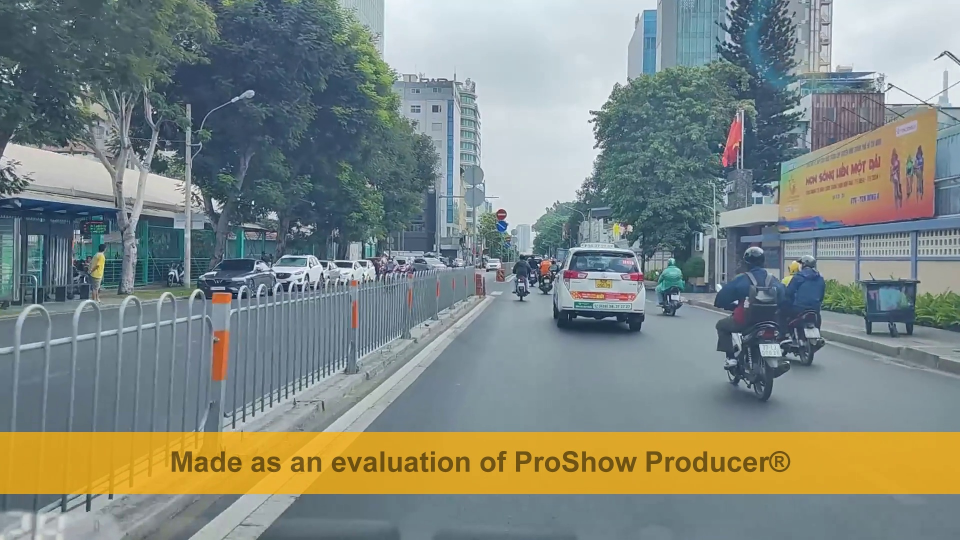
#> input picture TrafficSignRecognition/52400174_Output-video1-Frame-413.jpg, 1920 x 1080 px (shown at 1/2 size)
$ python predict.py
#> lines starting #> are read from the running program, lines starting #| are printed output that depends on the picture; after the words box and inside, x2 and y2 are one past the last pixel; in counts of white or black regions, pixels touching at a corner belong together

import os
import cv2
import numpy as np
import joblib

kernele3 = cv2.getStructuringElement(cv2.MORPH_ELLIPSE, (3, 3))
kernele5 = cv2.getStructuringElement(cv2.MORPH_ELLIPSE, (5, 5))


# ==========================================
# 1. CONFIGURATION
# ==========================================

BASE_DIR = os.path.dirname(os.path.abspath(__file__))

MODEL_PATH = os.path.join(
    BASE_DIR,
    "traffic_sign_model.pkl"
)

# Thay bằng đường dẫn ảnh bạn muốn kiểm tra
IMAGE_PATH = os.path.join(
    BASE_DIR,
    "52400174_Output-video1-Frame-413.jpg"
)


# ==========================================
# 2. LOAD TRAINED MODEL
# ==========================================

if not os.path.exists(MODEL_PATH):
    raise FileNotFoundError(
        f"Model not found: {MODEL_PATH}"
    )

model_data = joblib.load(MODEL_PATH)
#> (reads TrafficSignRecognition/traffic_sign_model.pkl from the repository)

model = model_data["model"]
class_names = model_data["class_names"]
IMAGE_SIZE = model_data["image_size"]
hog_params = model_data["hog_params"]

# [12 lines of commented-out code are left out]

hog = cv2.HOGDescriptor(
    hog_params["winSize"],
    hog_params["blockSize"],
    hog_params["blockStride"],
    hog_params["cellSize"],
    hog_params["nbins"]
)


# ==========================================
# 4. IMAGE PREPROCESSING
# ==========================================
def readFromFile(filename):
    capSRC = f"videos/{filename}.mp4"
    return capSRC

# tạo blindfold che màn hình
def createEvilROI(height, width):
    # Khởi tạo một mảng toàn số 255 (màu trắng) có cùng kích thước với ảnh
    trapezoidMask = np.ones((height, width), dtype=np.uint8) * 255

    rectangleMask = np.ones((height, width), dtype=np.uint8) * 255
    rectangleMask[int(height * 0.6):, :] = 0

    # Định nghĩa 4 đỉnh của hình thang (Thứ tự: Trái dưới, Trái trên, Phải trên, Phải dưới)
    # Bạn có thể tinh chỉnh các tỷ lệ này tùy theo góc gắn camera trên xe của bạn:
    # - Đáy hình thang (rộng) nằm ở cạnh dưới của ảnh để giữ lại lề đường.
    # - Đỉnh hình thang (hẹp hơn) nằm ở phía trên (gần đường chân trời) để tập trung vào giữa đường.

    pts = np.array([
        [int(width * 0.01), height],          # Điểm 1: Góc dưới bên trái (gần mép trái)
        [int(width * 0.30), int(height * 0.52)], # Điểm 2: Góc trên bên trái (ngay dưới đường chân trời)
        [int(width * 0.70), int(height * 0.52)], # Điểm 3: Góc trên bên phải (ngay dưới đường chân trời)
        [int(width * 0.99), height]           # Điểm 4: Góc dưới bên phải (gần mép phải)
    ], dtype=np.int32)

    # Tô đen (0) cho vùng bên trong hình thang
    cv2.fillPoly(trapezoidMask, [pts], 0)

    mask = trapezoidMask & rectangleMask

    return mask

def getColorMask(hsv_image, lower, upper):
    mask = cv2.inRange(
        hsv_image,
        lower,
        upper
    )
    return mask

def removeStrays(mask, kernel, i=1):
    new_mask = cv2.morphologyEx(
        mask,
        cv2.MORPH_OPEN,
        kernel,
        iterations=i
    )
    return new_mask

def mendCracks(mask, kernel, i=1):
    new_mask = cv2.morphologyEx(
        mask,
        cv2.MORPH_CLOSE,
        kernel,
        iterations=i
    )
    return new_mask

def fillAndHealMask(binary_mask, min_area = 400, max_area = 60000, min_solidity = 0.70):
    # 1. Chỉ lấy các đường viền ngoài cùng (bỏ qua lỗ rỗng bên trong)
    contours, _ = cv2.findContours(
        binary_mask,
        cv2.RETR_EXTERNAL,
        cv2.CHAIN_APPROX_SIMPLE
    )

    # Tạo một tấm ảnh đen sạch để vẽ kết quả
    healed_mask = np.zeros_like(binary_mask)

    for cnt in contours:
        area = cv2.contourArea(cnt)
        # Bỏ qua các đốm nhiễu quá nhỏ hoặc chụm quá lớn
        if area < min_area:
            continue
        if area > max_area:
            continue

        # 2. Tạo bao lồi (kéo căng dây thun quanh contour để vá vết lõm chữ C)
        hull = cv2.convexHull(cnt)
        hull_area = cv2.contourArea(hull)

        if hull_area == 0:
            continue

        # 3. Kiểm tra độ đặc (Solidity) để tránh vá nhầm nhiễu nền trời/cây cối
        solidity = area / hull_area
        if solidity >= min_solidity:
            # Tô đặc ruột (FILLED) theo đường bao lồi đã vá
            cv2.drawContours(healed_mask, [hull], -1, 255, thickness=cv2.FILLED)

    return healed_mask

# [25 lines left out: function isRectangle, not called in this run]

def isTriangle(approx, min_angle=25, max_angle=130):

    points = approx.reshape(3, 2)

    for i in range(3):

        p1 = points[i - 1] - points[i]
        p2 = points[(i + 1) % 3] - points[i]

        norm1 = np.linalg.norm(p1)
        norm2 = np.linalg.norm(p2)

        if norm1 == 0 or norm2 == 0:
            return False

        cosine = np.dot(p1, p2) / (norm1 * norm2)

        angle = np.degrees(np.arccos(
            np.clip(cosine, -1, 1)
        ))

        if not min_angle <= angle <= max_angle:
            return False

    return True

def filterCir(contours, image, min_circularity=0.80, limit=1200):
    boxes = []  # Thêm danh sách lưu tọa độ
    for contour in contours:
        area = cv2.contourArea(contour)
        if area < limit:
            continue

        perimeter = cv2.arcLength(contour, True)
        if perimeter == 0:
            continue

        circularity = (4 * np.pi * area) / (perimeter ** 2)

        if circularity < min_circularity:
            continue

        x, y, w, h = cv2.boundingRect(contour)
        if w < 25 or h < 25:
            continue

        ratio = w / h
        if not 0.5 <= ratio <= 1.5:
            continue

        boxes.append((x, y, w, h))  # Lưu lại tọa độ box
        cv2.rectangle(image, (x, y), (x + w, y + h), (0, 255, 0), 2)

    return boxes  # Trả về danh sách tọa độ

def filterRec(contours, image, min_angle=75, max_angle=105, limit=2250):
    boxes = []  # Thêm danh sách lưu tọa độ
    for contour in contours:

        area = cv2.contourArea(contour)

        if area < limit:
            continue

        perimeter = cv2.arcLength(contour, True)

        if perimeter == 0:
            continue

        # Xấp xỉ contour
        epsilon = 0.025 * perimeter
        approx = cv2.approxPolyDP(
            contour, epsilon, True
        )

        # Hình chữ nhật có 4 đỉnh
        if len(approx) != 4:
            continue

        if not isRectangle(approx, min_angle, max_angle):
            continue

        x, y, w, h = cv2.boundingRect(approx)
        if w < 25 or h < 25:
            continue

        ratio = w / h
        if not 0.1 <= ratio <= 4.5:
            continue

        boxes.append((x, y, w, h))  # Lưu lại tọa độ box
        cv2.rectangle(image, (x, y), (x + w, y + h), (0, 255, 0), 2)

    return boxes  # Trả về danh sách tọa độ

def filterTri(contours, image, min_angle=25, max_angle=130, limit=350):
    boxes = []  # Thêm danh sách lưu tọa độ
    for contour in contours:
        area = cv2.contourArea(contour)
        if area < limit:
            continue

        perimeter = cv2.arcLength(contour, True)

        if perimeter == 0:
            continue

        # Xấp xỉ contour
        epsilon = 0.06 * perimeter
        approx = cv2.approxPolyDP(
            contour, epsilon, True
        )

        # Tam giác có 3 đỉnh
        if len(approx) != 3:
            continue

        if not isTriangle(approx, min_angle, max_angle):
            continue

        x, y, w, h = cv2.boundingRect(approx)
        if w < 15 or h < 15:
            continue

        ratio = w / h
        if not 0.5 <= ratio <= 1.5:
            continue

        boxes.append((x, y, w, h))  # Lưu lại tọa độ box
        cv2.rectangle(image, (x, y), (x + w, y + h), (0, 255, 0), 2)

    return boxes  # Trả về danh sách tọa độ

def extractSignROI(frame, box, padding=0.15):

    x, y, w, h = box

    height, width = frame.shape[:2]

    # Calculate padding
    pad_x = int(w * padding)
    pad_y = int(h * padding)

    # Expand bounding box
    x1 = max(0, x - pad_x)
    y1 = max(0, y - pad_y)

    x2 = min(width, x + w + pad_x)
    y2 = min(height, y + h + pad_y)

    # Crop original image
    roi = frame[y1:y2, x1:x2]

    if roi.size == 0:
        return None

    return roi

def preprocessImage(image, size=IMAGE_SIZE):

    h, w = image.shape[:2]

    scale = size / max(h, w)

    new_w = max(1, int(w * scale))
    new_h = max(1, int(h * scale))

    interpolation = (
        cv2.INTER_AREA if scale < 1
        else cv2.INTER_LINEAR
    )

    resized = cv2.resize(
        image,
        (new_w, new_h),
        interpolation=interpolation
    )

    canvas = np.zeros(
        (size, size, 3),
        dtype=np.uint8
    )

    x_offset = (size - new_w) // 2
    y_offset = (size - new_h) // 2

    canvas[
        y_offset:y_offset + new_h,
        x_offset:x_offset + new_w
    ] = resized

    gray = cv2.cvtColor(
        canvas,
        cv2.COLOR_BGR2GRAY
    )

    return gray


# ==========================================
# 5. PREDICT TRAFFIC SIGN
# ==========================================

def predictSign(image):
    if image is None or image.size == 0:
        return None, 0.0, 0.0

    processed = preprocessImage(image)
    features = hog.compute(processed)
    if features is None:
        return None, 0.0, 0.0

    features = features.reshape(1, -1)
    prediction = model.predict(features)[0]
    scores = model.decision_function(features)

    if len(class_names) == 2:
        top1 = abs(float(scores[0]))
        gap = top1
    else:
        scores_1d = scores[0]
        sorted_scores = np.sort(scores_1d)[::-1]
        top1 = float(sorted_scores[0])
        top2 = float(sorted_scores[1])
        gap = top1 - top2  # Độ tự tin vượt trội so với lớp đứng thứ 2

    return prediction, top1, gap

def predict_on_frame(
    clean_frame,
    vis_frame,
    blu_contours,
    redblu_contours,
    redyel_contours,
    conf_threshold=15,
    nms_threshold=0.35,
    gap_threshold=0.8,
):
    # Dùng frame nháp để tránh các hàm filter* vẽ khung xanh sớm trước khi lọc ngưỡng
    temp_frame = vis_frame.copy()

    # Hạ mức limit diện tích cho khớp với ngưỡng w, h bên trong các hàm filter
    rec_boxes = filterRec(blu_contours, temp_frame, min_angle=80, max_angle=110, limit=650)
    cir_boxes = filterCir(redblu_contours, temp_frame, min_circularity=0.85, limit=650)
    tri_boxes = filterTri(redyel_contours, temp_frame, min_angle=25, max_angle=130, limit=350)

    all_boxes = rec_boxes + cir_boxes + tri_boxes
    if not all_boxes:
        return []

    candidate_boxes = []
    candidate_labels = []
    candidate_scores = []

    # 1. Phân loại từng vùng ứng viên và lọc theo margin/score
    for box in all_boxes:
        roi = extractSignROI(clean_frame, box, padding=0.15)
        if roi is None or roi.size == 0:
            continue

        label, top1_score, margin_gap = predictSign(roi)

        if label is None or top1_score < conf_threshold or margin_gap < gap_threshold:
            continue

        x, y, w, h = map(int, box)
        score_val = float(top1_score)
        candidate_boxes.append([x, y, w, h])
        candidate_labels.append(label)
        candidate_scores.append(score_val)

    if not candidate_boxes:
        return []

    # 2. Áp dụng Non-Maximum Suppression (NMS) để loại bỏ các khung trùng lặp/lồng nhau
    indices = cv2.dnn.NMSBoxes(
        bboxes=candidate_boxes,
        scores=candidate_scores,
        score_threshold=conf_threshold,
        nms_threshold=nms_threshold,
    )

    detections = []
    if len(indices) > 0:
        for idx in indices.flatten():
            idx = int(idx)
            x, y, w, h = candidate_boxes[idx]
            label = candidate_labels[idx]
            score_val = candidate_scores[idx]

            detections.append(((x, y, w, h), label, score_val))

            # Chỉ vẽ lên vis_frame sau khi đã qua cả 2 bước lọc
            cv2.rectangle(vis_frame, (x, y), (x + w, y + h), (0, 255, 0), 2)
            text = f"{label} ({score_val:.2f})"
            cv2.putText(
                vis_frame,
                text,
                (x, max(20, y - 8)),
                cv2.FONT_HERSHEY_SIMPLEX,
                0.6,
                (0, 255, 0),
                2,
            )

    return detections


# các đoạn màu

# đỏ
# đỏ 1
lower_red1 = np.array([0, 60, 40]) # personally, np.array([0, 60, 40])
upper_red1 = np.array([5, 255, 255]) #             np.array([5, 255, 255])
# đỏ 2
lower_red2 = np.array([160, 60, 40]) # personally, np.array([160, 60, 40])
upper_red2 = np.array([180, 255, 255]) #             np.array([180, 255, 255])

# vàng
lower_yellow = np.array([12, 110, 90])
upper_yellow = np.array([28, 255, 255])

# xanh dương
lower_blue = np.array([105, 140, 70]) # personally, np.array([105, 120, 45]),
upper_blue = np.array([125, 255, 255]) #            np.array([115, 255, 255])


# ==========================================
# 6. TEST WITH A SINGLE IMAGE
# ==========================================

def main():
    image = cv2.imread(IMAGE_PATH)
#> image is the input picture: shape (1080, 1920, 3); mean B, G, R 129.5, 136.3, 128.5

    # Kiểm tra ảnh hợp lệ ngay sau khi đọc
    if image is None:
        print("[ERROR] Cannot load test image!")
        print("Image path:", IMAGE_PATH)
        return

    clean_image = image.copy()
    height, width = image.shape[:2]

    cv2.namedWindow("Traffic Sign Prediction", cv2.WINDOW_NORMAL)
    cv2.resizeWindow("Traffic Sign Prediction", int(width * 0.3), int(height * 0.3))

    blindfold = createEvilROI(height, width)
#> in createEvilROI, `cv2.fillPoly(trapezoidMask, [pts], 0)`:
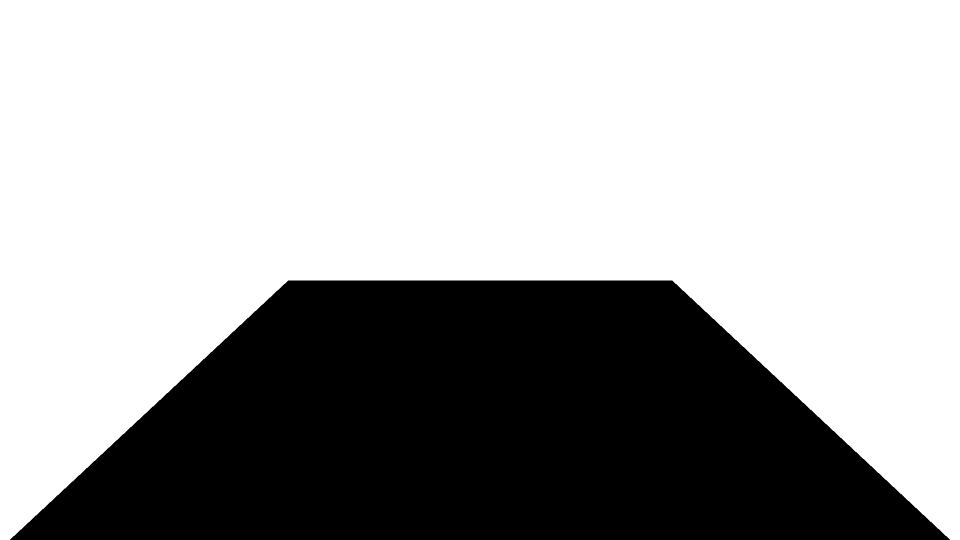
#> trapezoidMask: shape (1080, 1920) (shown at 1/2 size); 66.8% white; 1 black region, box (x1, y1, x2, y2) and area: (20, 561, 1900, 1080) 687452

    blur = cv2.GaussianBlur(image, (5, 5), 0)
    blur_hsv = cv2.cvtColor(blur, cv2.COLOR_BGR2HSV)
#> blur_hsv: shape (1080, 1920, 3); mean H, S, V 87.8, 74.1, 151.7

    red1 = getColorMask(blur_hsv, lower_red1, upper_red1)
#> in getColorMask, `mask = cv2.inRange( hsv_image, lower, upper )`:
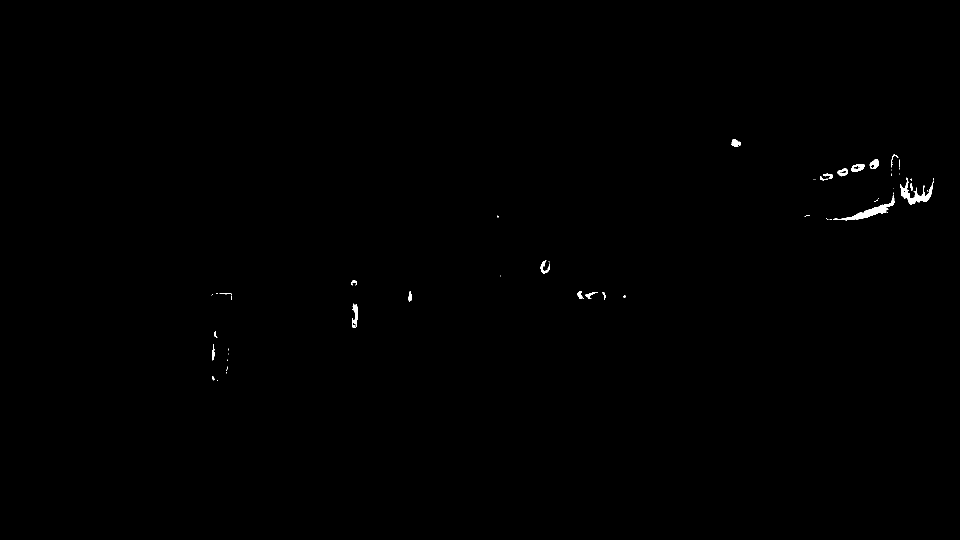
#> mask: shape (1080, 1920) (shown at 1/2 size); 0.23% white; 59 white regions (37 under 20 px), largest, box (x1, y1, x2, y2) and area: (1666, 389, 1789, 441) 1152, (1800, 355, 1867, 410) 1082, (704, 607, 715, 656) 319
    red2 = getColorMask(blur_hsv, lower_red2, upper_red2)
#> in getColorMask (call 2), `mask = cv2.inRange( hsv_image, lower, upper )`:
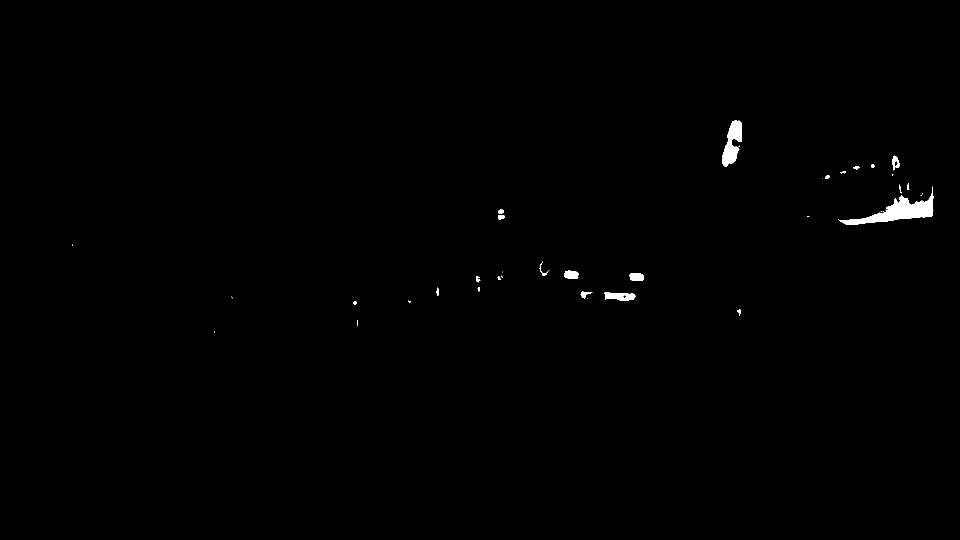
#> mask: shape (1080, 1920) (shown at 1/2 size); 0.45% white; 39 white regions (17 under 20 px), largest, box (x1, y1, x2, y2) and area: (1676, 373, 1867, 449) 4356, (1444, 240, 1484, 333) 2065, (1209, 585, 1271, 602) 773
    red = (red1 | red2) & blindfold
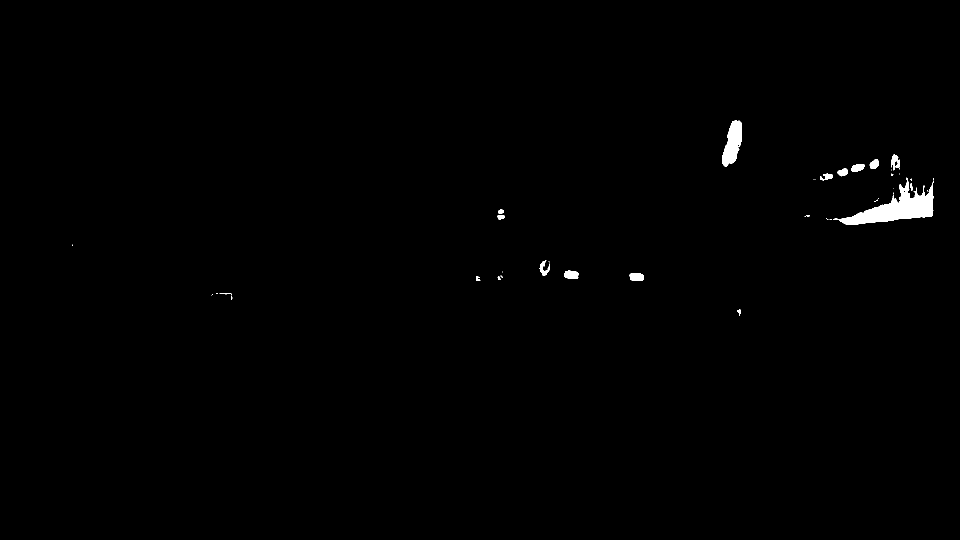
#> red: shape (1080, 1920) (shown at 1/2 size); 0.57% white; 45 white regions (27 under 20 px), largest, box (x1, y1, x2, y2) and area: (1666, 355, 1867, 449) 6680, (1444, 240, 1484, 333) 2275, (1129, 541, 1157, 557) 390
    yel = getColorMask(blur_hsv, lower_yellow, upper_yellow) & blindfold
#> in getColorMask (call 3), `mask = cv2.inRange( hsv_image, lower, upper )`:
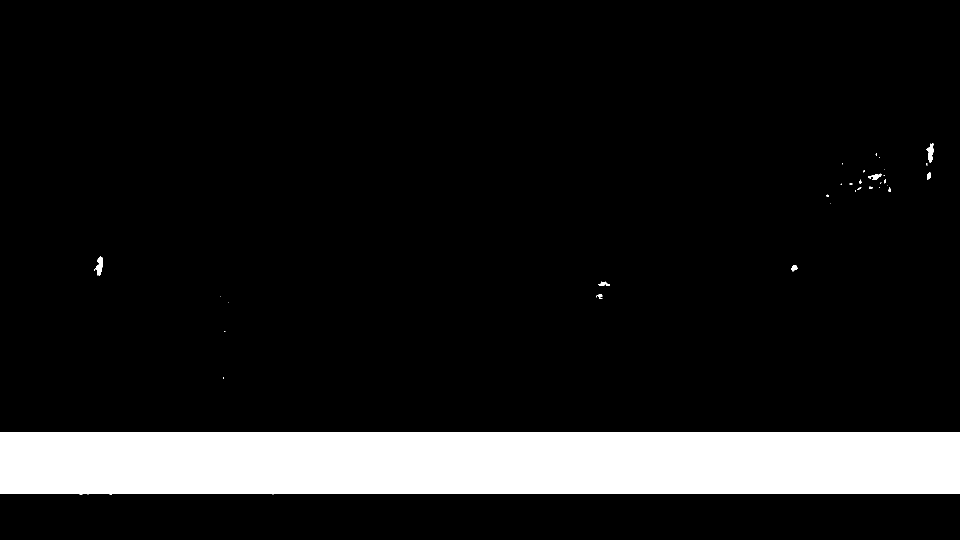
#> mask: shape (1080, 1920) (shown at 1/2 size); 11.6% white; 34 white regions (22 under 20 px), largest, box (x1, y1, x2, y2) and area: (0, 864, 1920, 989) 238095, (188, 513, 206, 551) 356, (1853, 287, 1868, 326) 310
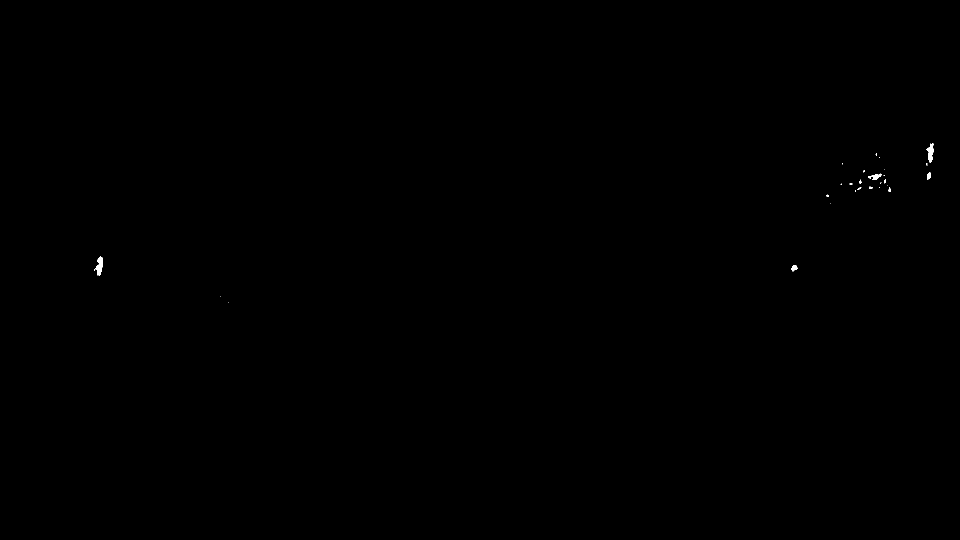
#> yel: shape (1080, 1920) (shown at 1/2 size); 0.06% white; 27 white regions (18 under 20 px), largest, box (x1, y1, x2, y2) and area: (188, 513, 206, 551) 356, (1853, 287, 1868, 326) 310, (1736, 347, 1764, 360) 169
    blu = getColorMask(blur_hsv, lower_blue, upper_blue) & blindfold
#> blu: shape (1080, 1920); 0.36% white; 67 white regions (55 under 20 px), largest, box (x1, y1, x2, y2) and area: (0, 399, 233, 441) 3629, (1577, 549, 1646, 612) 2425, (995, 443, 1013, 464) 280
#> (the rest of the program and of its run is left out)
